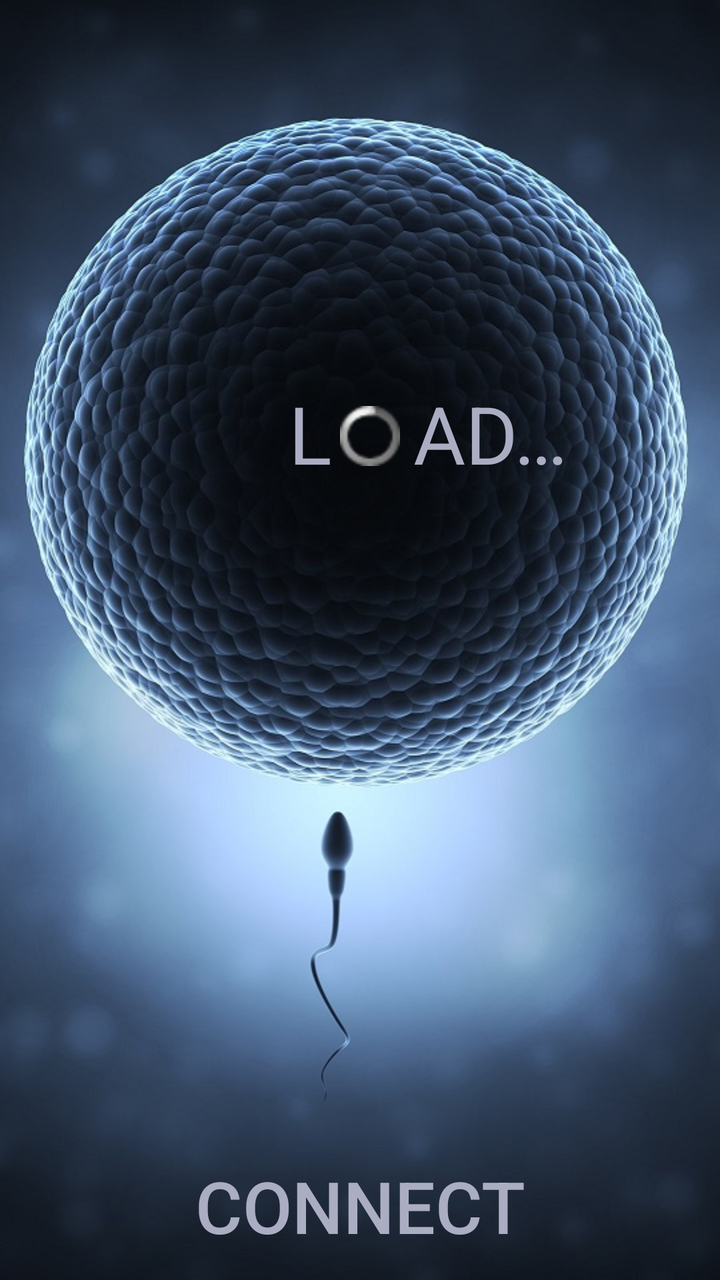
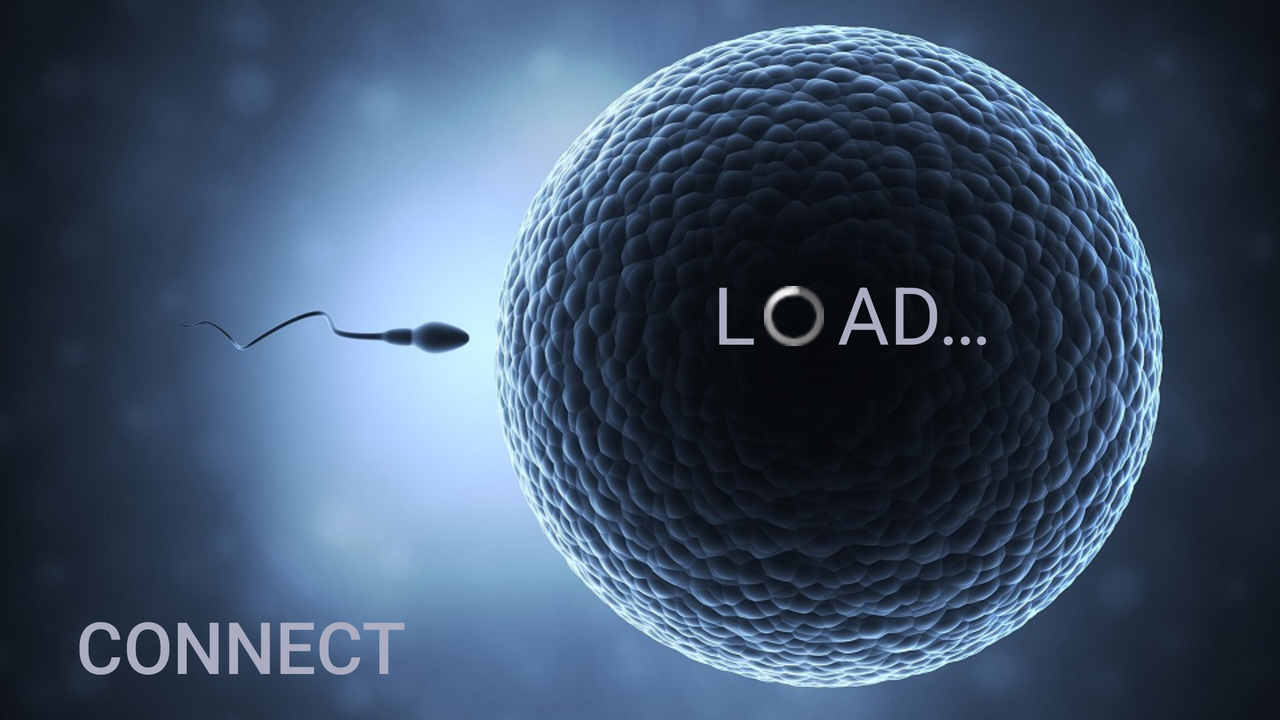

The same Android screen from two of the app's own layout files: first res/layout/ as a phone draws it, then the repository's variant for another configuration, drawn on a device whose configuration selects that folder. Both files follow.
<!-- AndroidManifest.xml: application theme AppTheme -->
<!-- res/layout/splash_screen.xml -->
<?xml version="1.0" encoding="utf-8"?>
<android.support.constraint.ConstraintLayout xmlns:android="http://schemas.android.com/apk/res/android"
    xmlns:app="http://schemas.android.com/apk/res-auto"
    xmlns:tools="http://schemas.android.com/tools"
    android:layout_width="match_parent"
    android:layout_height="match_parent">

    <RelativeLayout
        android:id="@+id/relativeLayout2"
        android:layout_width="fill_parent"
        android:layout_height="fill_parent"
        android:background="#FFFFFF"
        app:layout_constraintBottom_toBottomOf="parent"
        app:layout_constraintEnd_toEndOf="parent"
        app:layout_constraintStart_toStartOf="parent"
        app:layout_constraintTop_toTopOf="parent"
        tools:context=".SplashScreenActivity">

        <ImageView
            android:id="@+id/splash_screen_v"
            android:layout_width="wrap_content"
            android:layout_height="wrap_content"
            android:contentDescription="@string/splash_screen_description"
            android:scaleType="fitXY"
            android:src="@drawable/splash_screen_vertical" />

        <FrameLayout
            android:id="@+id/loadCaptionFrame"
            android:layout_width="211dp"
            android:layout_height="wrap_content"
            android:layout_alignParentStart="true"
            android:layout_alignParentTop="true"
            android:layout_marginStart="130dp"
            android:layout_marginTop="190dp">

            <TextView
                android:id="@+id/textView"
                android:layout_width="50dp"
                android:layout_height="60dp"
                android:text="@string/load_caption_1"
                android:textAlignment="center"
                android:textColor="#ABAEC2"
                android:textSize="40sp"
                android:typeface="normal"
                android:visibility="visible" />

            <ProgressBar
                android:id="@+id/load_bar_v"
                style="@android:style/Widget.ProgressBar.Small"
                android:layout_width="30dp"
                android:layout_height="30dp"
                android:layout_marginStart="40dp"
                android:layout_marginTop="13dp" />

            <TextView
                android:id="@+id/textView2"
                android:layout_width="230dp"
                android:layout_height="60dp"
                android:text="@string/load_caption_2"
                android:textAlignment="center"
                android:textColor="#ABAEC2"
                android:textSize="40sp"
                android:typeface="normal"
                android:visibility="visible" />

        </FrameLayout>

    </RelativeLayout>

    <Button
        android:id="@+id/connectButton"
        android:layout_width="241dp"
        android:layout_height="74dp"
        android:layout_alignParentBottom="true"
        android:layout_gravity="center"
        android:layout_marginTop="8dp"
        android:background="@android:color/transparent"
        android:onClick="connectOnClick"
        android:text="@string/connectCaption"
        android:textColor="#ABAEC2"
        android:textSize="36sp"
        app:layout_constraintBottom_toBottomOf="@+id/relativeLayout2"
        app:layout_constraintEnd_toEndOf="parent"
        app:layout_constraintStart_toStartOf="parent"
        app:layout_constraintTop_toTopOf="@+id/relativeLayout2"
        app:layout_constraintVertical_bias="1.0" />

</android.support.constraint.ConstraintLayout>
<!-- resources referenced by this layout -->
<resources>
  <!-- drawable splash_screen_vertical: jpg bitmap (drawable, 150138 bytes) -->
  <string name="connectCaption" translatable="false">Connect</string>
  <string name="load_caption_1" translatable="false">L</string>
  <string name="load_caption_2" translatable="false">AD…</string>
  <string name="splash_screen_description" translatable="false">splash screen</string>
  <style name="AppTheme" parent="Theme.AppCompat.Light.DarkActionBar">
          
          <item name="colorPrimary">@color/colorPrimary</item>
          <item name="colorPrimaryDark">@color/colorPrimaryDark</item>
          <item name="colorAccent">@color/colorAccent</item>
          <item name="android:statusBarColor">@color/colorFrame</item>
      </style>
  <color name="colorPrimary">#008577</color>
  <color name="colorPrimaryDark">#00574B</color>
  <color name="colorAccent">#D81B60</color>
  <color name="colorFrame">#967346</color>
</resources>
<!-- res/layout-land/splash_screen.xml (the repository's variant of the layout above) -->
<!-- drawn on the phone turned sideways -->
<?xml version="1.0" encoding="utf-8"?>
<android.support.constraint.ConstraintLayout xmlns:android="http://schemas.android.com/apk/res/android"
    xmlns:app="http://schemas.android.com/apk/res-auto"
    xmlns:tools="http://schemas.android.com/tools"
    android:layout_width="match_parent"
    android:layout_height="match_parent">

    <RelativeLayout
        android:id="@+id/relativeLayout"
        android:layout_width="fill_parent"
        android:layout_height="fill_parent"
        android:background="#FFFFFF"
        app:layout_constraintBottom_toBottomOf="parent"
        app:layout_constraintEnd_toEndOf="parent"
        app:layout_constraintStart_toStartOf="parent"
        app:layout_constraintTop_toTopOf="parent"
        tools:context=".SplashScreenActivity">

        <ImageView
            android:layout_width="wrap_content"
            android:layout_height="wrap_content"
            android:layout_centerInParent="true"
            android:contentDescription="@string/splash_screen_description"
            android:scaleType="fitXY"
            android:src="@drawable/splash_screen_horizontal" />

        <FrameLayout
            android:id="@+id/loadCaptionFrame"
            android:layout_width="258dp"
            android:layout_height="wrap_content"
            android:layout_alignParentStart="true"
            android:layout_alignParentTop="true"
            android:layout_marginStart="342dp"
            android:layout_marginTop="130dp">

            <TextView
                android:id="@+id/textView"
                android:layout_width="50dp"
                android:layout_height="60dp"
                android:text="@string/load_caption_1"
                android:textAlignment="center"
                android:textColor="#ABAEC2"
                android:textSize="40sp"
                android:typeface="normal"
                android:visibility="visible" />

            <ProgressBar
                android:id="@+id/load_bar_v"
                style="@android:style/Widget.ProgressBar.Small"
                android:layout_width="30dp"
                android:layout_height="30dp"
                android:layout_marginStart="40dp"
                android:layout_marginTop="13dp" />

            <TextView
                android:id="@+id/textView2"
                android:layout_width="230dp"
                android:layout_height="60dp"
                android:text="@string/load_caption_2"
                android:textAlignment="center"
                android:textColor="#ABAEC2"
                android:textSize="40sp"
                android:typeface="normal"
                android:visibility="visible" />

        </FrameLayout>

        <Button
            android:id="@+id/connectButton"
            android:layout_width="241dp"
            android:layout_height="74dp"
            android:layout_alignParentBottom="true"
            android:layout_gravity="center"
            android:layout_marginTop="8dp"
            android:background="@android:color/transparent"
            android:onClick="connectOnClick"
            android:text="@string/connectCaption"
            android:textColor="#ABAEC2"
            android:textSize="36sp"
            app:layout_constraintBottom_toBottomOf="parent"
            app:layout_constraintEnd_toEndOf="parent"
            app:layout_constraintStart_toStartOf="parent"
            app:layout_constraintTop_toTopOf="parent"
            app:layout_constraintVertical_bias="1.0" />

    </RelativeLayout>
</android.support.constraint.ConstraintLayout>
<!-- resources referenced by the variant -->
<!-- as the phone turned sideways resolves them -->
<resources>
  <!-- drawable splash_screen_horizontal: jpg bitmap (drawable, 151738 bytes) -->
  <string name="connectCaption" translatable="false">Connect</string>
  <string name="load_caption_1" translatable="false">L</string>
  <string name="load_caption_2" translatable="false">AD…</string>
  <string name="splash_screen_description" translatable="false">splash screen</string>
  <style name="AppTheme" parent="Theme.AppCompat.Light.DarkActionBar">
          
          <item name="colorPrimary">@color/colorPrimary</item>
          <item name="colorPrimaryDark">@color/colorPrimaryDark</item>
          <item name="colorAccent">@color/colorAccent</item>
          <item name="android:statusBarColor">@color/colorFrame</item>
      </style>
  <color name="colorPrimary">#008577</color>
  <color name="colorPrimaryDark">#00574B</color>
  <color name="colorAccent">#D81B60</color>
  <color name="colorFrame">#967346</color>
</resources>
